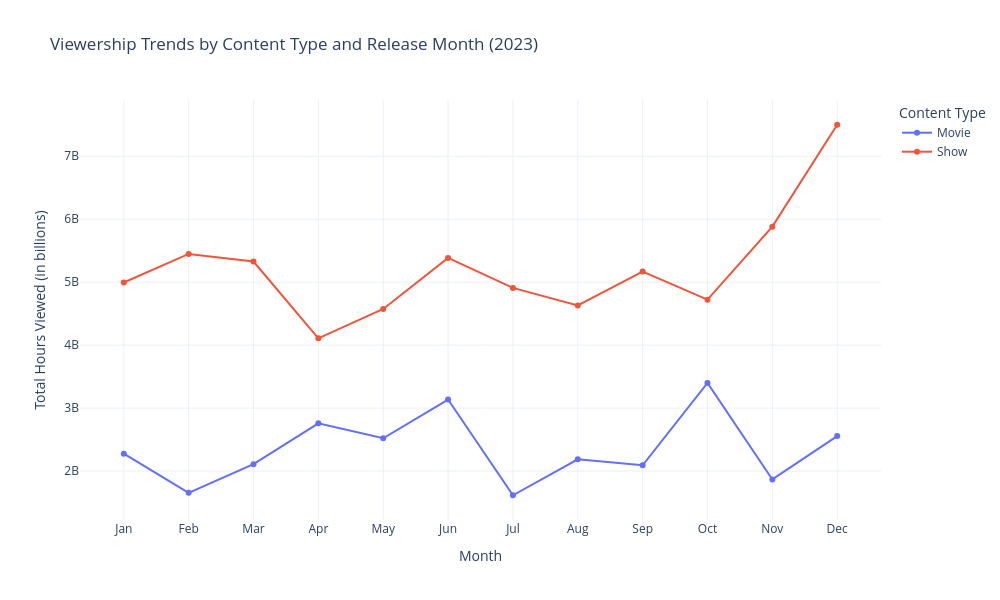

Notebook code cell kept with this figure:
### Code cell
monthly_viewership_by_type = netflix_data.pivot_table(index='Release Month',
                                                      columns='Content Type',
                                                      values='Hours Viewed',
                                                      aggfunc='sum')

fig = go.Figure()

for content_type in monthly_viewership_by_type.columns:
    fig.add_trace(
        go.Scatter(
            x=monthly_viewership_by_type.index,
            y=monthly_viewership_by_type[content_type],
            mode='lines+markers',
            name=content_type
        )
    )

fig.update_layout(
    title='Viewership Trends by Content Type and Release Month (2023)',
    xaxis_title='Month',
    yaxis_title='Total Hours Viewed (in billions)',
    xaxis=dict(
        tickmode='array',
        tickvals=list(range(1, 13)),
        ticktext=['Jan', 'Feb', 'Mar', 'Apr', 'May', 'Jun', 'Jul', 'Aug', 'Sep', 'Oct', 'Nov', 'Dec']
    ),
    height=600,
    width=1000,
    legend_title='Content Type'
)

fig.show()

### Figure 1 — Plotly figure (JSON) as saved in the notebook; plotly's stock layout.template omitted (floating-point values rounded to 4 significant figures)
{"data": [{"mode": "lines+markers", "name": "Movie", "type": "scatter", "x": [1.0, 2.0, 3.0, 4.0, 5.0, 6.0, 7.0, 8.0, 9.0, 10.0, 11.0, 12.0], "y": [2276000000.0, 1654000000.0, 2109000000.0, 2758000000.0, 2520000000.0, 3136000000.0, 1616000000.0, 2186000000.0, 2092000000.0, 3400000000.0, 1867000000.0, 2555000000.0]}, {"mode": "lines+markers", "name": "Show", "type": "scatter", "x": [1.0, 2.0, 3.0, 4.0, 5.0, 6.0, 7.0, 8.0, 9.0, 10.0, 11.0, 12.0], "y": [4996000000.0, 5449000000.0, 5328000000.0, 4108000000.0, 4574000000.0, 5386000000.0, 4909000000.0, 4631000000.0, 5170000000.0, 4723000000.0, 5883000000.0, 7501000000.0]}], "layout": {"height": 600, "legend": {"title": {"text": "Content Type"}}, "title": {"text": "Viewership Trends by Content Type and Release Month (2023)"}, "width": 1000, "xaxis": {"tickmode": "array", "ticktext": ["Jan", "Feb", "Mar", "Apr", "May", "Jun", "Jul", "Aug", "Sep", "Oct", "Nov", "Dec"], "tickvals": [1, 2, 3, 4, 5, 6, 7, 8, 9, 10, 11, 12], "title": {"text": "Month"}}, "yaxis": {"title": {"text": "Total Hours Viewed (in billions)"}}}}
